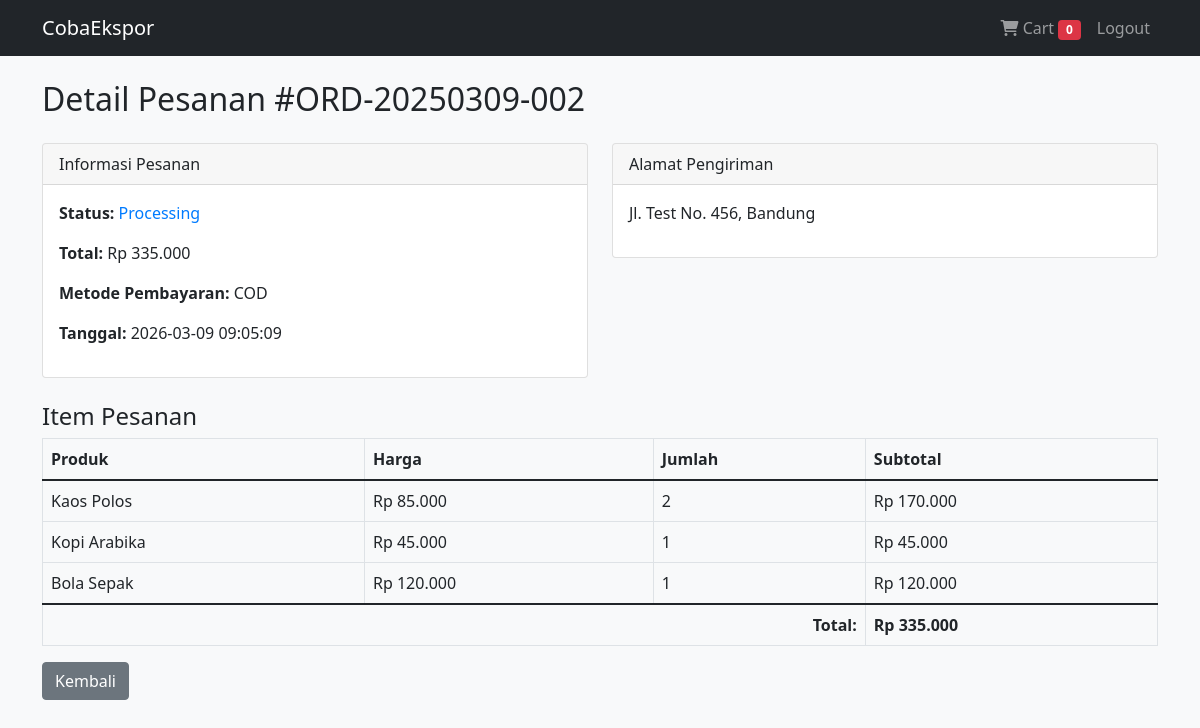
The app's page /order/2 (signed in) with its own data.
### tables this page shows
CREATE TABLE `orders` (
  `id` int(11) NOT NULL,
  `order_number` varchar(50) NOT NULL,
  `user_id` int(11) NOT NULL,
  `total_amount` decimal(15,2) NOT NULL,
  `status` enum('pending','paid','processing','shipped','delivered','cancelled') DEFAULT 'pending',
  `payment_method` varchar(50) DEFAULT NULL,
  `shipping_address` text DEFAULT NULL,
  `notes` text DEFAULT NULL,
  `created_at` timestamp NOT NULL DEFAULT current_timestamp(),
  `updated_at` timestamp NOT NULL DEFAULT current_timestamp() ON UPDATE current_timestamp()
);

CREATE TABLE `order_items` (
  `id` int(11) NOT NULL,
  `order_id` int(11) NOT NULL,
  `product_id` int(11) NOT NULL,
  `quantity` int(11) NOT NULL,
  `price` decimal(15,2) NOT NULL,
  `subtotal` decimal(15,2) NOT NULL
);

CREATE TABLE `products` (
  `id` int(11) NOT NULL,
  `category_id` int(11) DEFAULT NULL,
  `name` varchar(200) NOT NULL,
  `description` text DEFAULT NULL,
  `price` decimal(15,2) NOT NULL,
  `stock` int(11) DEFAULT 0,
  `image` varchar(255) DEFAULT 'default-product.jpg',
  `created_at` timestamp NOT NULL DEFAULT current_timestamp(),
  `updated_at` timestamp NOT NULL DEFAULT current_timestamp() ON UPDATE current_timestamp()
);

### app/Core/Router.php (called while the page is built, shortened)
<?php
class Router
{
    private $routes = [];
    private $params = [];
    public function add($method, $route, $handler)
    {
        $route = preg_replace('/\//', '\\/', $route);
        $route = preg_replace('/\{([a-z]+)\}/', '(?P<\1>[a-zA-Z0-9-]+)', $route);
        $route = '/^' . $route . '$/i';
        $this->routes[] = [
            'method' => strtoupper($method),
            'pattern' => $route,
            'handler' => $handler
        ];
    }
    public function dispatch($method, $uri)
    {
        $method = strtoupper($method);
        foreach ($this->routes as $route) {
            if ($route['method'] !== $method && $route['method'] !== 'ANY') {
                continue;
            }
            if (preg_match($route['pattern'], $uri, $matches)) {
                foreach ($matches as $key => $value) {
                    if (is_string($key)) {
                        $this->params[$key] = $value;
                    }
                }
                return $this->callHandler($route['handler']);
            }
        }
        exit;
    }
    private function callHandler($handler)
    {
        list($controllerName, $methodName) = explode('@', $handler);
        $controller = new $controllerClass();
        return call_user_func_array([$controller, $methodName], array_values($this->params));
    }
}

### public/index.php (called while the page is built, shortened)
<?php
require_once __DIR__ . '/../app/Core/Database.php';
require_once __DIR__ . '/../app/Core/Router.php';
require_once __DIR__ . '/../app/Core/Model.php';
require_once __DIR__ . '/../app/models/OrderModel.php';
require_once __DIR__ . '/../app/controllers/OrderController.php';
$request_uri = $_SERVER['REQUEST_URI'];
$request_uri = strtok($request_uri, '?');
$request_uri = '/' . ltrim($request_uri, '/');
$router = new App\Core\Router();
$router->add('GET', '/', 'HomeController@index');
$router->add('GET', '/register', 'AuthController@registerForm');
$router->add('POST', '/register', 'AuthController@register');
$router->add('GET', '/login', 'AuthController@loginForm');
$router->add('POST', '/login', 'AuthController@login');
$router->add('GET', '/logout', 'AuthController@logout');
$router->add('GET', '/forgot-password', 'AuthController@forgotPasswordForm');
$router->add('POST', '/forgot-password', 'AuthController@forgotPassword');
$router->add('GET', '/admin', 'AdminController@dashboard');
$router->add('GET', '/admin/products', 'AdminController@products');
$router->add('POST', '/admin/products/add', 'AdminController@addProduct');
$router->add('GET', '/admin/products/edit/{id}', 'AdminController@editProduct');
$router->add('POST', '/admin/products/edit/{id}', 'AdminController@editProduct');
$router->add('GET', '/admin/products/delete/{id}', 'AdminController@deleteProduct');
$router->add('GET', '/admin/users', 'AdminController@users');
$router->add('GET', '/admin/users/delete/{id}', 'AdminController@deleteUser');
$router->add('GET', '/admin/orders', 'AdminController@orders');
$router->add('POST', '/admin/orders/status/{id}', 'AdminController@updateOrderStatus');
$router->add('GET', '/products', 'ProductController@index');
$router->add('GET', '/product/{id}', 'ProductController@show');
$router->add('GET', '/cart', 'CartController@index');
$router->add('POST', '/cart/add', 'CartController@add');
$router->add('POST', '/cart/update', 'CartController@update');
$router->add('GET', '/cart/remove/{id}', 'CartController@remove');
$router->add('GET', '/checkout', 'CartController@checkout');
$router->add('POST', '/order/place', 'CartController@placeOrder');
$router->add('GET', '/orders', 'OrderController@history');
$router->add('GET', '/order/{id}', 'OrderController@detail');
$router->dispatch($_SERVER['REQUEST_METHOD'], $request_uri);

### app/Core/Model.php (called while the page is built, shortened)
<?php
class Model
{
    public function __construct()
    {
        $this->db = Database::getInstance();
    }
}

### app/config/database.php (called while the page is built)
<?php
return [
    'default' => 'mysql',
    'connections' => [
        'mysql' => [
            'host' => '127.0.0.1',
            'database' => getenv('DB_NAME') ?: 'cobaekspor',
            'username' => getenv('DB_USER') ?: 'root',
            'password' => getenv('DB_PASS') ?: '',
            'charset' => 'utf8mb4',
            'collation' => 'utf8mb4_unicode_ci',
            'prefix' => '',
            'socket' => '/opt/lampp/var/mysql/mysql.sock',
            'port' => 3306,
        ]
    ]
];

### app/Core/Database.php (called while the page is built, shortened)
<?php
class Database
{
    private static $instance = null;
    private function __construct()
    {
        $config = require __DIR__ . '/../config/database.php';
        $db = $config['connections'][$config['default']];
        try {
            if (isset($db['socket']) && !empty($db['socket'])) {
                $dsn = "mysql:unix_socket={$db['socket']};dbname={$db['database']};charset={$db['charset']}";
            } else {
                $dsn = "mysql:host={$db['host']};port={$db['port']};dbname={$db['database']};charset={$db['charset']}";
            }
            $this->connection = new PDO($dsn, $db['username'], $db['password']);
        } catch (PDOException $e) {
            die("Koneksi database gagal: " . $e->getMessage());
        }
    }
    public static function getInstance()
    {
        if (self::$instance === null) {
            self::$instance = new self();
        }
        return self::$instance->connection;
    }
}

### app/models/OrderModel.php (called while the page is built, shortened)
<?php
class OrderModel extends Model
{
    public function getOrderWithItems($orderId)
    {
        $sql = "SELECT o.*, u.username, u.full_name
                FROM orders o
                LEFT JOIN users u ON o.user_id = u.id
                WHERE o.id = :id";
        $stmt = $this->db->prepare($sql);
        $stmt->execute(['id' => $orderId]);
        $order = $stmt->fetch();
        if ($order) {
            $sql = "SELECT oi.*, p.name as product_name
                    FROM order_items oi
                    LEFT JOIN products p ON oi.product_id = p.id
                    WHERE oi.order_id = :order_id";
            $stmt = $this->db->prepare($sql);
            $stmt->execute(['order_id' => $orderId]);
            $order['items'] = $stmt->fetchAll();
        }
        return $order;
    }
}

### app/controllers/OrderController.php (the view, shortened to what this page needs)
<?php
class OrderController extends Controller
{
    private $orderModel;
    public function __construct()
    {
        $this->orderModel = new OrderModel();
    }
    public function detail($orderId)
    {
        $order = $this->orderModel->getOrderWithItems($orderId);
        $this->renderHeader();
        $this->renderDetail($order);
        $this->renderFooter();
    }
    private function renderHeader()
    {
        $cartCount = count($_SESSION['cart'] ?? []);
        echo '<!DOCTYPE html>
        <html>
        <head>
            <title>Pesanan Saya - CobaEkspor</title>
            <link href="https://cdn.jsdelivr.net/npm/bootstrap@5.1.3/dist/css/bootstrap.min.css" rel="stylesheet">
            <link rel="stylesheet" href="https://cdnjs.cloudflare.com/ajax/libs/font-awesome/6.0.0/css/all.min.css">
            <style>
                body { background: #f8f9fa; }
                .status-pending { color: #ffc107; }
                .status-paid { color: #17a2b8; }
                .status-processing { color: #007bff; }
                .status-shipped { color: #6f42c1; }
                .status-delivered { color: #28a745; }
                .status-cancelled { color: #dc3545; }
            </style>
        </head>
        <body>
        <nav class="navbar navbar-expand-lg navbar-dark bg-dark">
            <div class="container">
                <a class="navbar-brand" href="/">CobaEkspor</a>
                <div class="collapse navbar-collapse">
                    <ul class="navbar-nav ms-auto">
                        <li class="nav-item">
                            <a class="nav-link" href="/cart">
                                <i class="fas fa-shopping-cart"></i> Cart
                                <span class="badge bg-danger">' . $cartCount . '</span>
                            </a>
                        </li>
                        <li class="nav-item">
                            <a class="nav-link" href="/logout">Logout</a>
                        </li>
                    </ul>
                </div>
            </div>
        </nav>
        <div class="container mt-4">';
    }
    private function renderDetail($order)
    {
        echo '<h2 class="mb-4">Detail Pesanan #' . $order['order_number'] . '</h2>';
        echo '<div class="row">';
        echo '<div class="col-md-6">';
        echo '<div class="card mb-4">';
        echo '<div class="card-header">Informasi Pesanan</div>';
        echo '<div class="card-body">';
        echo '<p><strong>Status:</strong> <span class="status-' . $order['status'] . '">' . ucfirst($order['status']) . '</span></p>';
        echo '<p><strong>Total:</strong> Rp ' . number_format($order['total_amount'], 0, ',', '.') . '</p>';
        echo '<p><strong>Metode Pembayaran:</strong> ' . $order['payment_method'] . '</p>';
        echo '<p><strong>Tanggal:</strong> ' . $order['created_at'] . '</p>';
        echo '</div>';
        echo '</div>';
        echo '</div>';
        echo '<div class="col-md-6">';
        echo '<div class="card mb-4">';
        echo '<div class="card-header">Alamat Pengiriman</div>';
        echo '<div class="card-body">';
        echo '<p>' . nl2br($order['shipping_address']) . '</p>';
        echo '</div>';
        echo '</div>';
        echo '</div>';
        echo '</div>';
        echo '<h4>Item Pesanan</h4>';
        echo '<table class="table table-bordered">';
        echo '<thead><tr><th>Produk</th><th>Harga</th><th>Jumlah</th><th>Subtotal</th></tr></thead>';
        echo '<tbody>';
        foreach ($order['items'] as $item) {
            echo '<tr>';
            echo '<td>' . htmlspecialchars($item['product_name']) . '</td>';
            echo '<td>Rp ' . number_format($item['price'], 0, ',', '.') . '</td>';
            echo '<td>' . $item['quantity'] . '</td>';
            echo '<td>Rp ' . number_format($item['subtotal'], 0, ',', '.') . '</td>';
            echo '</tr>';
        }
        echo '</tbody>';
        echo '<tfoot><tr><td colspan="3" class="text-end"><strong>Total:</strong></td>';
        echo '<td><strong>Rp ' . number_format($order['total_amount'], 0, ',', '.') . '</strong></td></tr>';
        echo '</tfoot>';
        echo '</table>';
        echo '<a href="/orders" class="btn btn-secondary">Kembali</a>';
    }
    private function renderFooter()
    {
        echo '</div>';
        echo '</body></html>';
    }
}

### app/controllers/OrderController.php (style rules this page uses)
body { background: #f8f9fa; }
.status-processing { color: #007bff; }

### records on screen
orders: order_number "ORD-20250309-002", status "Processing", total_amount "335.000", payment_method "COD", created_at "2026-03-09 09:05:09", shipping_address "Jl. Test No. 456, Bandung"
order_items: product.name "Kaos Polos", price "85.000", quantity "2", subtotal "170.000"
order_items: product.name "Kopi Arabika", price "45.000", quantity "1", subtotal "45.000"
order_items: product.name "Bola Sepak", price "120.000", quantity "1", subtotal "120.000"

### other values on screen
$cartCount "0"
